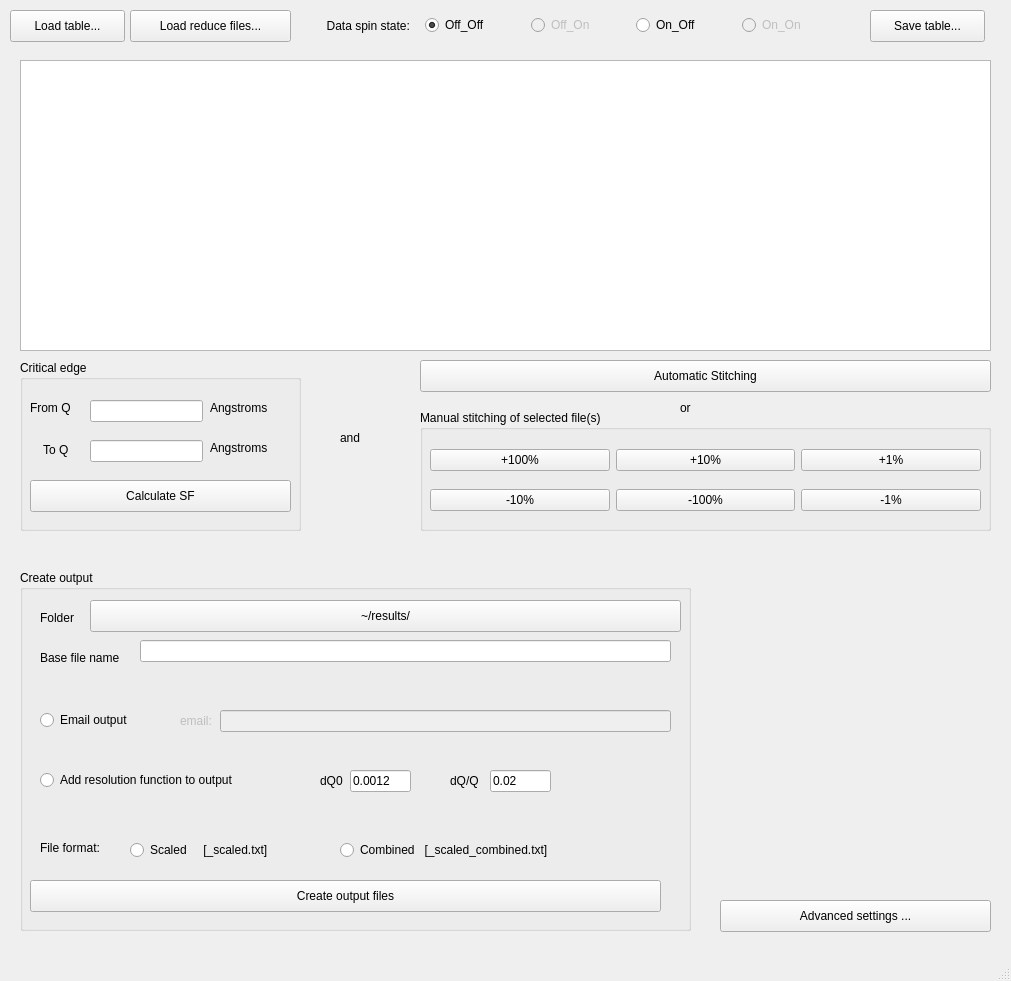
<?xml version="1.0" encoding="UTF-8"?>
<ui version="4.0">
 <class>MainWindow</class>
 <widget class="QMainWindow" name="MainWindow">
  <property name="geometry">
   <rect>
    <x>0</x>
    <y>0</y>
    <width>1011</width>
    <height>981</height>
   </rect>
  </property>
  <property name="windowTitle">
   <string>MainWindow</string>
  </property>
  <widget class="QWidget" name="centralwidget">
   <widget class="QPushButton" name="pushButton">
    <property name="geometry">
     <rect>
      <x>10</x>
      <y>10</y>
      <width>115</width>
      <height>32</height>
     </rect>
    </property>
    <property name="text">
     <string>Load table...</string>
    </property>
   </widget>
   <widget class="QPushButton" name="pushButton_2">
    <property name="geometry">
     <rect>
      <x>130</x>
      <y>10</y>
      <width>161</width>
      <height>32</height>
     </rect>
    </property>
    <property name="text">
     <string>Load reduce files...</string>
    </property>
   </widget>
   <widget class="QTableWidget" name="tableWidget">
    <property name="geometry">
     <rect>
      <x>20</x>
      <y>60</y>
      <width>971</width>
      <height>291</height>
     </rect>
    </property>
   </widget>
   <widget class="QPushButton" name="pushButton_3">
    <property name="geometry">
     <rect>
      <x>870</x>
      <y>10</y>
      <width>115</width>
      <height>32</height>
     </rect>
    </property>
    <property name="text">
     <string>Save table...</string>
    </property>
   </widget>
   <widget class="QPushButton" name="pushButton_4">
    <property name="geometry">
     <rect>
      <x>420</x>
      <y>360</y>
      <width>571</width>
      <height>32</height>
     </rect>
    </property>
    <property name="text">
     <string>Automatic Stitching</string>
    </property>
   </widget>
   <widget class="QLabel" name="label_2">
    <property name="geometry">
     <rect>
      <x>680</x>
      <y>400</y>
      <width>21</width>
      <height>16</height>
     </rect>
    </property>
    <property name="text">
     <string>or</string>
    </property>
   </widget>
   <widget class="QGroupBox" name="groupBox">
    <property name="geometry">
     <rect>
      <x>420</x>
      <y>410</y>
      <width>571</width>
      <height>121</height>
     </rect>
    </property>
    <property name="title">
     <string>Manual stitching of selected file(s)</string>
    </property>
    <widget class="QWidget" name="horizontalLayoutWidget_2">
     <property name="geometry">
      <rect>
       <x>10</x>
       <y>30</y>
       <width>551</width>
       <height>41</height>
      </rect>
     </property>
     <layout class="QHBoxLayout" name="horizontalLayout_2">
      <item>
       <widget class="QPushButton" name="pushButton_6">
        <property name="text">
         <string>+100%</string>
        </property>
       </widget>
      </item>
      <item>
       <widget class="QPushButton" name="pushButton_7">
        <property name="text">
         <string>+10%</string>
        </property>
       </widget>
      </item>
      <item>
       <widget class="QPushButton" name="pushButton_8">
        <property name="text">
         <string>+1%</string>
        </property>
       </widget>
      </item>
     </layout>
    </widget>
    <widget class="QWidget" name="horizontalLayoutWidget_3">
     <property name="geometry">
      <rect>
       <x>10</x>
       <y>70</y>
       <width>551</width>
       <height>41</height>
      </rect>
     </property>
     <layout class="QHBoxLayout" name="horizontalLayout_3">
      <item>
       <widget class="QPushButton" name="pushButton_9">
        <property name="text">
         <string>-10%</string>
        </property>
       </widget>
      </item>
      <item>
       <widget class="QPushButton" name="pushButton_10">
        <property name="text">
         <string>-100%</string>
        </property>
       </widget>
      </item>
      <item>
       <widget class="QPushButton" name="pushButton_11">
        <property name="text">
         <string>-1%</string>
        </property>
       </widget>
      </item>
     </layout>
    </widget>
   </widget>
   <widget class="QWidget" name="horizontalLayoutWidget">
    <property name="geometry">
     <rect>
      <x>320</x>
      <y>10</y>
      <width>521</width>
      <height>31</height>
     </rect>
    </property>
    <layout class="QHBoxLayout" name="horizontalLayout">
     <item>
      <widget class="QLabel" name="label">
       <property name="text">
        <string>  Data spin state:  </string>
       </property>
      </widget>
     </item>
     <item>
      <widget class="QRadioButton" name="radioButton">
       <property name="text">
        <string>Off_Off</string>
       </property>
       <property name="checked">
        <bool>true</bool>
       </property>
      </widget>
     </item>
     <item>
      <widget class="QRadioButton" name="radioButton_2">
       <property name="enabled">
        <bool>false</bool>
       </property>
       <property name="text">
        <string>Off_On</string>
       </property>
      </widget>
     </item>
     <item>
      <widget class="QRadioButton" name="radioButton_3">
       <property name="text">
        <string>On_Off</string>
       </property>
      </widget>
     </item>
     <item>
      <widget class="QRadioButton" name="radioButton_4">
       <property name="enabled">
        <bool>false</bool>
       </property>
       <property name="text">
        <string>On_On</string>
       </property>
      </widget>
     </item>
    </layout>
   </widget>
   <widget class="QGroupBox" name="groupBox_2">
    <property name="geometry">
     <rect>
      <x>20</x>
      <y>360</y>
      <width>281</width>
      <height>171</height>
     </rect>
    </property>
    <property name="title">
     <string>Critical edge</string>
    </property>
    <widget class="QLabel" name="label_3">
     <property name="geometry">
      <rect>
       <x>10</x>
       <y>40</y>
       <width>62</width>
       <height>16</height>
      </rect>
     </property>
     <property name="text">
      <string>From Q</string>
     </property>
    </widget>
    <widget class="QLineEdit" name="lineEdit">
     <property name="geometry">
      <rect>
       <x>70</x>
       <y>40</y>
       <width>113</width>
       <height>22</height>
      </rect>
     </property>
    </widget>
    <widget class="QLabel" name="label_4">
     <property name="geometry">
      <rect>
       <x>190</x>
       <y>40</y>
       <width>81</width>
       <height>16</height>
      </rect>
     </property>
     <property name="text">
      <string>Angstroms</string>
     </property>
    </widget>
    <widget class="QLabel" name="label_5">
     <property name="geometry">
      <rect>
       <x>10</x>
       <y>80</y>
       <width>51</width>
       <height>20</height>
      </rect>
     </property>
     <property name="text">
      <string>    To Q</string>
     </property>
     <property name="alignment">
      <set>Qt::AlignLeading|Qt::AlignLeft|Qt::AlignVCenter</set>
     </property>
    </widget>
    <widget class="QLineEdit" name="lineEdit_2">
     <property name="geometry">
      <rect>
       <x>70</x>
       <y>80</y>
       <width>113</width>
       <height>22</height>
      </rect>
     </property>
    </widget>
    <widget class="QLabel" name="label_6">
     <property name="geometry">
      <rect>
       <x>190</x>
       <y>80</y>
       <width>81</width>
       <height>16</height>
      </rect>
     </property>
     <property name="text">
      <string>Angstroms</string>
     </property>
    </widget>
    <widget class="QPushButton" name="pushButton_5">
     <property name="geometry">
      <rect>
       <x>10</x>
       <y>120</y>
       <width>261</width>
       <height>32</height>
      </rect>
     </property>
     <property name="text">
      <string>Calculate SF</string>
     </property>
    </widget>
   </widget>
   <widget class="QLabel" name="label_7">
    <property name="geometry">
     <rect>
      <x>340</x>
      <y>430</y>
      <width>31</width>
      <height>16</height>
     </rect>
    </property>
    <property name="text">
     <string>and</string>
    </property>
   </widget>
   <widget class="QGroupBox" name="groupBox_3">
    <property name="geometry">
     <rect>
      <x>20</x>
      <y>570</y>
      <width>671</width>
      <height>361</height>
     </rect>
    </property>
    <property name="title">
     <string>Create output</string>
    </property>
    <widget class="QLabel" name="label_8">
     <property name="geometry">
      <rect>
       <x>20</x>
       <y>40</y>
       <width>62</width>
       <height>16</height>
      </rect>
     </property>
     <property name="text">
      <string>Folder</string>
     </property>
    </widget>
    <widget class="QPushButton" name="pushButton_12">
     <property name="geometry">
      <rect>
       <x>70</x>
       <y>30</y>
       <width>591</width>
       <height>32</height>
      </rect>
     </property>
     <property name="text">
      <string>~/results/</string>
     </property>
    </widget>
    <widget class="QLabel" name="label_9">
     <property name="geometry">
      <rect>
       <x>20</x>
       <y>80</y>
       <width>111</width>
       <height>16</height>
      </rect>
     </property>
     <property name="text">
      <string>Base file name</string>
     </property>
    </widget>
    <widget class="QLineEdit" name="lineEdit_3">
     <property name="geometry">
      <rect>
       <x>120</x>
       <y>70</y>
       <width>531</width>
       <height>22</height>
      </rect>
     </property>
    </widget>
    <widget class="QRadioButton" name="radioButton_5">
     <property name="geometry">
      <rect>
       <x>20</x>
       <y>140</y>
       <width>103</width>
       <height>20</height>
      </rect>
     </property>
     <property name="text">
      <string>Email output</string>
     </property>
     <property name="autoExclusive">
      <bool>false</bool>
     </property>
    </widget>
    <widget class="QLabel" name="label_10">
     <property name="enabled">
      <bool>false</bool>
     </property>
     <property name="geometry">
      <rect>
       <x>160</x>
       <y>140</y>
       <width>111</width>
       <height>21</height>
      </rect>
     </property>
     <property name="text">
      <string>email:</string>
     </property>
    </widget>
    <widget class="QLineEdit" name="lineEdit_4">
     <property name="enabled">
      <bool>false</bool>
     </property>
     <property name="geometry">
      <rect>
       <x>200</x>
       <y>140</y>
       <width>451</width>
       <height>22</height>
      </rect>
     </property>
    </widget>
    <widget class="QRadioButton" name="radioButton_6">
     <property name="geometry">
      <rect>
       <x>20</x>
       <y>200</y>
       <width>241</width>
       <height>20</height>
      </rect>
     </property>
     <property name="text">
      <string>Add resolution function to output</string>
     </property>
     <property name="autoExclusive">
      <bool>false</bool>
     </property>
    </widget>
    <widget class="QLabel" name="label_13">
     <property name="geometry">
      <rect>
       <x>20</x>
       <y>270</y>
       <width>81</width>
       <height>16</height>
      </rect>
     </property>
     <property name="text">
      <string>File format:</string>
     </property>
    </widget>
    <widget class="QRadioButton" name="radioButton_8">
     <property name="geometry">
      <rect>
       <x>320</x>
       <y>270</y>
       <width>251</width>
       <height>20</height>
      </rect>
     </property>
     <property name="text">
      <string>Combined   [_scaled_combined.txt]</string>
     </property>
     <property name="autoExclusive">
      <bool>false</bool>
     </property>
    </widget>
    <widget class="QRadioButton" name="radioButton_7">
     <property name="geometry">
      <rect>
       <x>110</x>
       <y>270</y>
       <width>171</width>
       <height>20</height>
      </rect>
     </property>
     <property name="text">
      <string>Scaled     [_scaled.txt]</string>
     </property>
     <property name="autoExclusive">
      <bool>false</bool>
     </property>
    </widget>
    <widget class="QPushButton" name="pushButton_13">
     <property name="geometry">
      <rect>
       <x>10</x>
       <y>310</y>
       <width>631</width>
       <height>32</height>
      </rect>
     </property>
     <property name="text">
      <string>Create output files</string>
     </property>
    </widget>
    <widget class="QLabel" name="label_12">
     <property name="geometry">
      <rect>
       <x>430</x>
       <y>200</y>
       <width>62</width>
       <height>21</height>
      </rect>
     </property>
     <property name="text">
      <string>dQ/Q</string>
     </property>
    </widget>
    <widget class="QLineEdit" name="lineEdit_5">
     <property name="geometry">
      <rect>
       <x>330</x>
       <y>200</y>
       <width>61</width>
       <height>22</height>
      </rect>
     </property>
     <property name="text">
      <string>0.0012</string>
     </property>
    </widget>
    <widget class="QLineEdit" name="lineEdit_6">
     <property name="geometry">
      <rect>
       <x>470</x>
       <y>200</y>
       <width>61</width>
       <height>22</height>
      </rect>
     </property>
     <property name="text">
      <string>0.02</string>
     </property>
    </widget>
    <widget class="QLabel" name="label_11">
     <property name="geometry">
      <rect>
       <x>300</x>
       <y>200</y>
       <width>62</width>
       <height>21</height>
      </rect>
     </property>
     <property name="text">
      <string>dQ0</string>
     </property>
    </widget>
   </widget>
   <widget class="QPushButton" name="pushButton_14">
    <property name="geometry">
     <rect>
      <x>720</x>
      <y>900</y>
      <width>271</width>
      <height>32</height>
     </rect>
    </property>
    <property name="text">
     <string>Advanced settings ...</string>
    </property>
   </widget>
  </widget>
  <widget class="QMenuBar" name="menubar">
   <property name="geometry">
    <rect>
     <x>0</x>
     <y>0</y>
     <width>1011</width>
     <height>22</height>
    </rect>
   </property>
  </widget>
  <widget class="QStatusBar" name="statusbar"/>
 </widget>
 <resources/>
 <connections/>
</ui>
